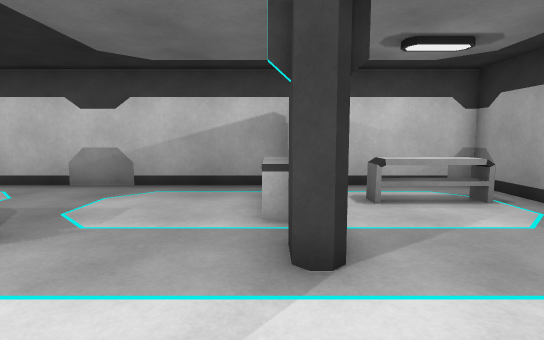
View 1 (above)

16 first-person views from a walk through a Unity game level. The camera is 1.3 m above the floor, tilts 6° down and sees 80° across. The floor is counted in squares, 1 m on a side. Each view is taken from the middle of a square. On the plan, view 1 faces up. The plan holds only what a view shows up to about 14 squares ahead; the rest is blank. Some animated figures are not drawn.

View 2
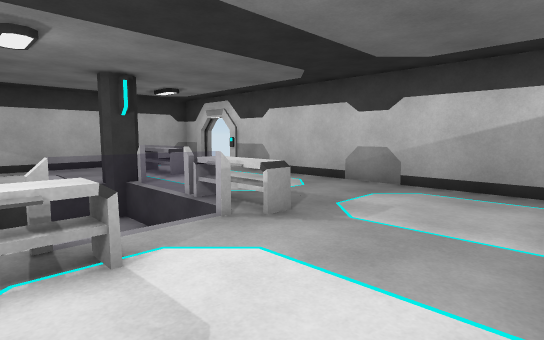

View 3
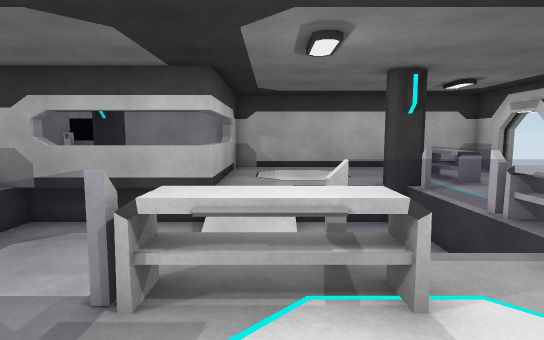

View 4
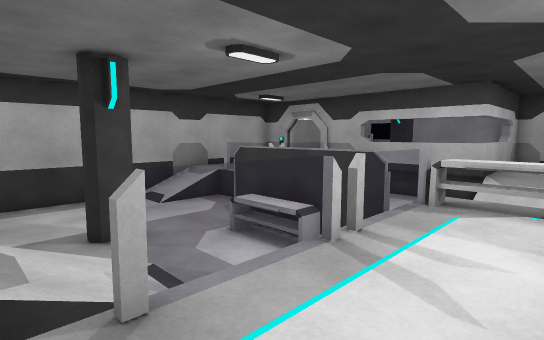

View 5
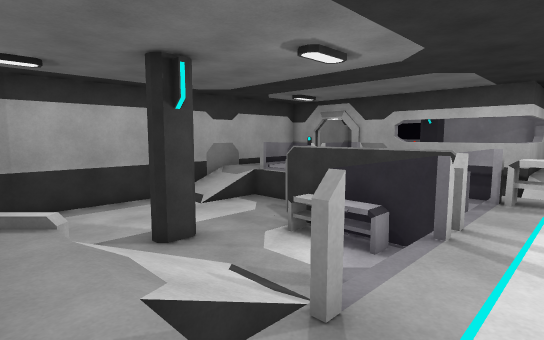

View 6
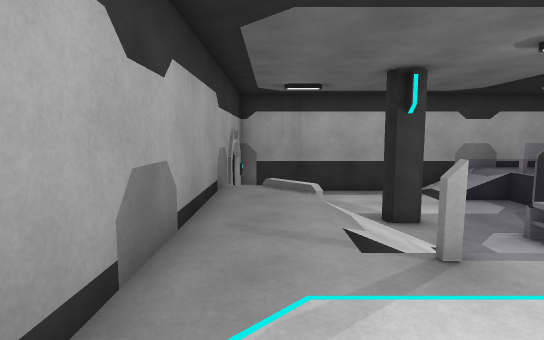

View 7
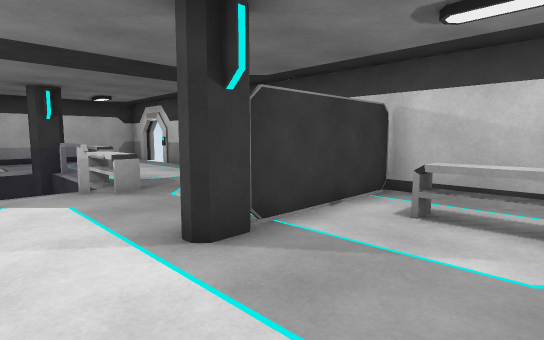

View 8
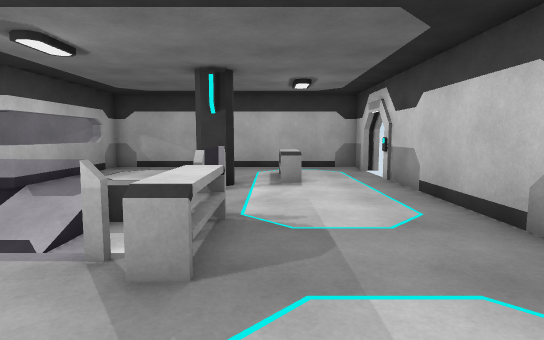

View 9
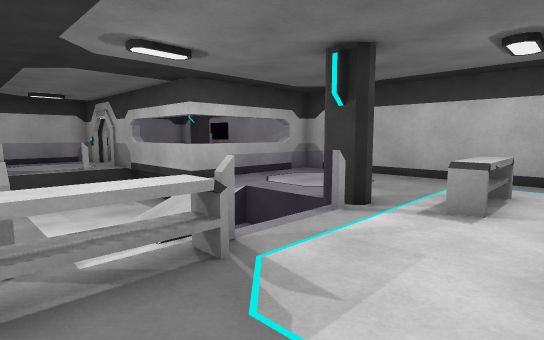

View 10
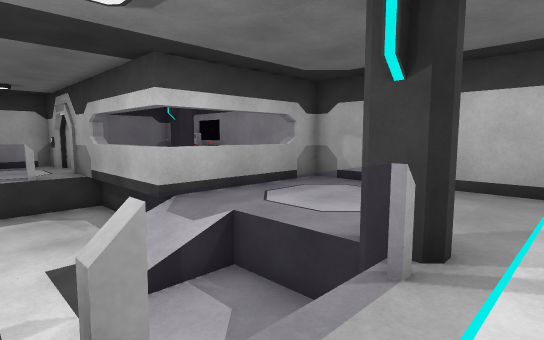

View 11
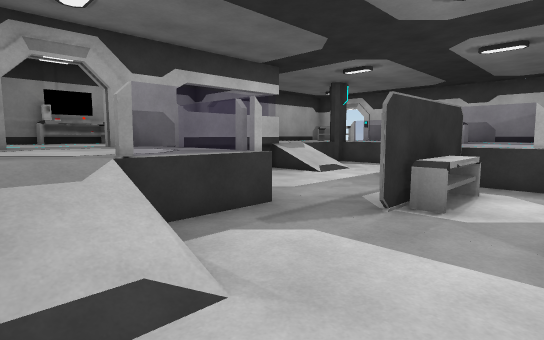

View 12
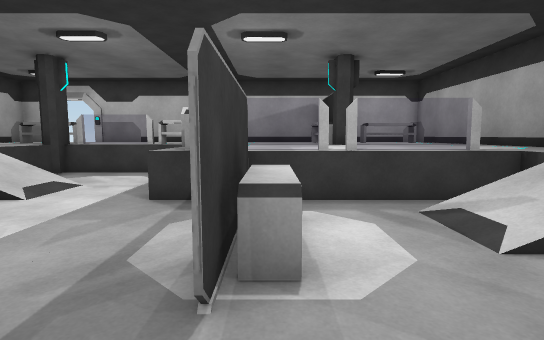

View 13
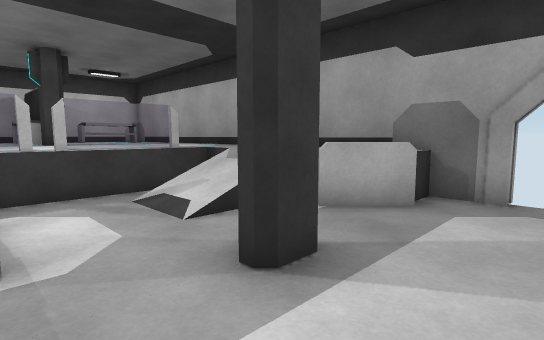

View 14
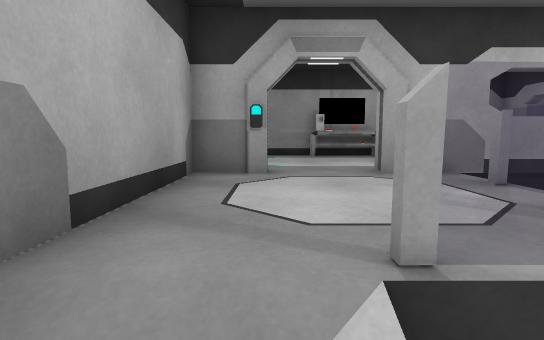

View 15
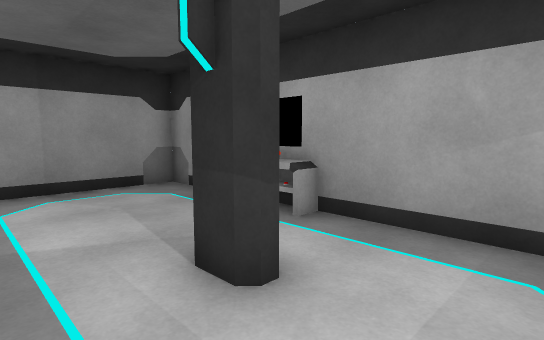

View 16
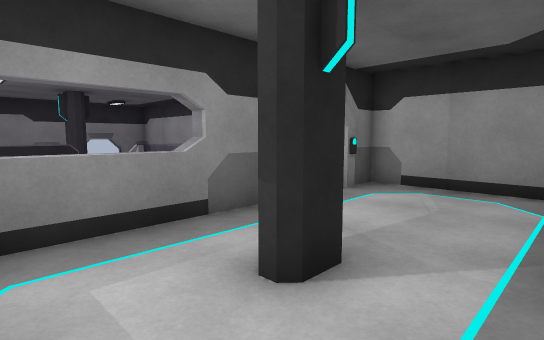

### Floor plan
Key: @ floor where view 1 was taken; # wall or solid block; x gap in a wall; . main floor; - floor 1 m lower than the main floor; / step, stairs or slope; = window, fence, low wall or low ledge; T table; C column; O other object.
Columns run from 15 left of view 1 to 6 right of it. Each row starts with its distance up from view 1.
  9 ##x #################
  8 #..............#....#
  7 #..............T.TTT#
  6 #..TTT.........T.TTT#
  5 #..TTT.........T....#
  4 #....C#==TTT...##...#
  3 #....C---- =...C#...#
  2 #.....---- =........#
  1 #.....-----=T.......#
  0 #.....//---TT..@....#
 -1 #.....//---T###===..#
 -2 ##====#-----=#----=.#
 -3 #.....=------T--//..#
 -4 #.....=------T--//..#
 -5 #..C..=-----#T----=.#
 -6 #T....#-----------#/#
 -7 OT....#.===----#C--##
 -8 OT........=---------##
 -9 #T........=---------
-10 #.....#....//-----  #
-11 #.....#....//-----  #
-12 #####################

Where each view was taken, in squares from view 1:
view 1: 0 up, 0 right, facing up
view 2: 0 up, 0 right, facing up-left
view 3: 0 up, 1 left, facing left
view 4: 1 up, 3 right, facing down-left
view 5: 0 up, 4 right, facing down-left
view 6: 2 up, 4 right, facing down
view 7: 1 up, 4 right, facing up-left
view 8: 5 up, 1 left, facing left
view 9: 7 up, 4 left, facing down-left
view 10: 5 up, 6 left, facing down-left
view 11: 11 down, 0 right, facing up-left
view 12: 8 down, 2 left, facing up
view 13: 9 down, 2 left, facing up-right
view 14: 10 down, 3 left, facing left
view 15: 3 down, 10 left, facing down-left
view 16: 3 down, 14 left, facing down-right
